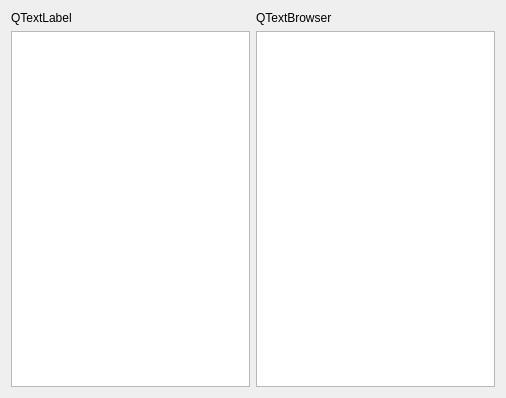
<?xml version="1.0" encoding="UTF-8"?>
<ui version="4.0">
 <class>Form</class>
 <widget class="QWidget" name="Form">
  <property name="geometry">
   <rect>
    <x>0</x>
    <y>0</y>
    <width>506</width>
    <height>398</height>
   </rect>
  </property>
  <property name="windowTitle">
   <string>Form</string>
  </property>
  <layout class="QGridLayout" name="gridLayout">
   <item row="0" column="0">
    <widget class="QLabel" name="edit_label">
     <property name="text">
      <string>QTextLabel</string>
     </property>
    </widget>
   </item>
   <item row="0" column="1">
    <widget class="QLabel" name="brower_label">
     <property name="text">
      <string>QTextBrowser</string>
     </property>
    </widget>
   </item>
   <item row="1" column="1">
    <widget class="QTextBrowser" name="textBrowser"/>
   </item>
   <item row="1" column="0">
    <widget class="QTextEdit" name="textEdit"/>
   </item>
  </layout>
 </widget>
 <resources/>
 <connections/>
</ui>
